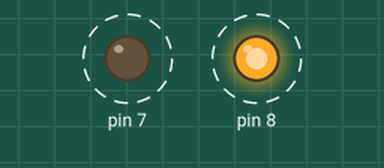
A sketch run on a simulated Arduino Uno, built with avr-gcc and run on an emulated ATmega328P. On the bench: output pins drawn as LEDs (lit = HIGH). Dashed ring = blinking.

Above: at 0.5 s.
Timing chart, 0 to 4.6 s (numbered marks = the images above):
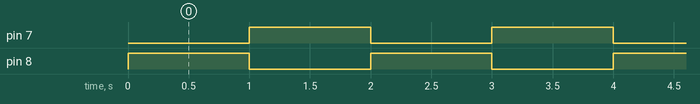

Measured:
- by itself, pin 7, pin 8: alternates HIGH for 1.0 s and LOW for 1.0 s

The sketch:

DCMotor090925.ino
```cpp
void setup() {
  // setting motor pins to output
  pinMode(7, OUTPUT);
  pinMode(8, OUTPUT);

}

void loop() {
  // anticlockwise
  digitalWrite(7, LOW);
  digitalWrite(8, HIGH);

  // wait for 1 second
  delay(1000);

  // clockwise
  digitalWrite(7, HIGH);
  digitalWrite(8, LOW);

  // wait for 1 second
  delay(1000);
}
```
